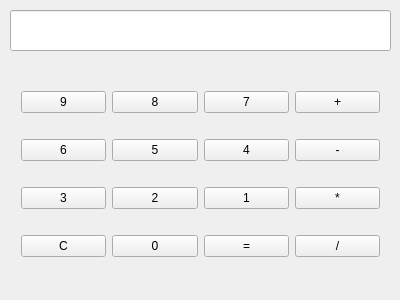
<?xml version="1.0" encoding="UTF-8"?>
<ui version="4.0">
 <class>calculatrice</class>
 <widget class="QWidget" name="calculatrice">
  <property name="geometry">
   <rect>
    <x>0</x>
    <y>0</y>
    <width>400</width>
    <height>300</height>
   </rect>
  </property>
  <property name="windowTitle">
   <string>calculatrice</string>
  </property>
  <widget class="QLineEdit" name="lineEdit_Calcul">
   <property name="geometry">
    <rect>
     <x>10</x>
     <y>10</y>
     <width>381</width>
     <height>41</height>
    </rect>
   </property>
   <property name="layoutDirection">
    <enum>Qt::RightToLeft</enum>
   </property>
   <property name="readOnly">
    <bool>true</bool>
   </property>
  </widget>
  <widget class="QWidget" name="">
   <property name="geometry">
    <rect>
     <x>10</x>
     <y>60</y>
     <width>381</width>
     <height>231</height>
    </rect>
   </property>
   <layout class="QGridLayout" name="gridLayout">
    <item row="0" column="0">
     <widget class="QPushButton" name="pushButton0_9">
      <property name="text">
       <string>9</string>
      </property>
     </widget>
    </item>
    <item row="0" column="1">
     <widget class="QPushButton" name="pushButton0_8">
      <property name="text">
       <string>8</string>
      </property>
     </widget>
    </item>
    <item row="0" column="2">
     <widget class="QPushButton" name="pushButton0_7">
      <property name="text">
       <string>7</string>
      </property>
     </widget>
    </item>
    <item row="0" column="3">
     <widget class="QPushButton" name="pushButton_Plus">
      <property name="text">
       <string>+</string>
      </property>
     </widget>
    </item>
    <item row="1" column="0">
     <widget class="QPushButton" name="pushButton0_6">
      <property name="text">
       <string>6</string>
      </property>
     </widget>
    </item>
    <item row="1" column="1">
     <widget class="QPushButton" name="pushButton0_5">
      <property name="text">
       <string>5</string>
      </property>
     </widget>
    </item>
    <item row="1" column="2">
     <widget class="QPushButton" name="pushButton0_4">
      <property name="text">
       <string>4</string>
      </property>
     </widget>
    </item>
    <item row="1" column="3">
     <widget class="QPushButton" name="pushButton_Moins">
      <property name="text">
       <string>-</string>
      </property>
     </widget>
    </item>
    <item row="2" column="0">
     <widget class="QPushButton" name="pushButton0_3">
      <property name="text">
       <string>3</string>
      </property>
     </widget>
    </item>
    <item row="2" column="1">
     <widget class="QPushButton" name="pushButton0_2">
      <property name="text">
       <string>2</string>
      </property>
     </widget>
    </item>
    <item row="2" column="2">
     <widget class="QPushButton" name="pushButton0_1">
      <property name="text">
       <string>1</string>
      </property>
     </widget>
    </item>
    <item row="2" column="3">
     <widget class="QPushButton" name="pushButton_Multiplier">
      <property name="text">
       <string>*</string>
      </property>
     </widget>
    </item>
    <item row="3" column="0">
     <widget class="QPushButton" name="pushButton_Clear">
      <property name="text">
       <string>C</string>
      </property>
     </widget>
    </item>
    <item row="3" column="1">
     <widget class="QPushButton" name="pushButton0">
      <property name="text">
       <string>0</string>
      </property>
     </widget>
    </item>
    <item row="3" column="2">
     <widget class="QPushButton" name="pushButton_Egal">
      <property name="text">
       <string>=</string>
      </property>
     </widget>
    </item>
    <item row="3" column="3">
     <widget class="QPushButton" name="pushButton_DIviser">
      <property name="text">
       <string>/</string>
      </property>
     </widget>
    </item>
   </layout>
  </widget>
 </widget>
 <layoutdefault spacing="6" margin="11"/>
 <resources/>
 <connections/>
</ui>
